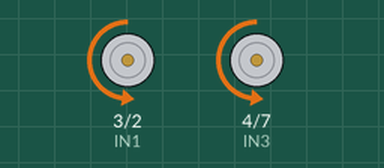
A sketch run on a simulated Arduino Uno, built with avr-gcc and run on an emulated ATmega328P. Shown: motor-driver pin pairs drawn as motors (green arrow = first pin HIGH = forward, orange = second pin HIGH = backward, longer = more drive, scaled by the enable pin).

Above: at 0.5 s.
At 1.5 s:
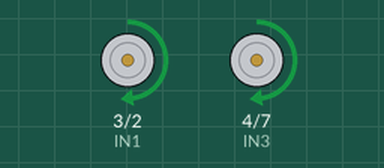
At 2.5 s:
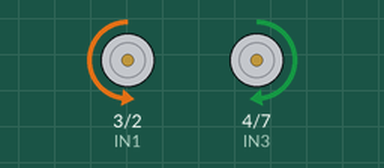
At 5.0 s:
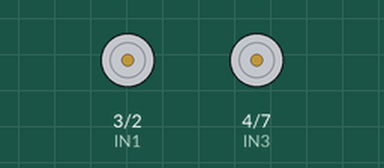
Timing chart, 0 to 7.8 s (numbered marks = the images above):
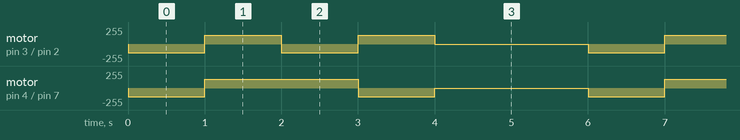

Measured:
- by itself, motor on pin 4 (IN3) / pin 7 (IN4): repeats every 6.0 s: forward 130/255 2.0 s, backward 130/255 1.0 s, stopped 2.0 s, backward 130/255 1.0 s
- by itself, motor on pin 3 (IN1) / pin 2 (IN2): repeats every 6.0 s: forward 130/255 1.0 s, backward 130/255 1.0 s, forward 130/255 1.0 s, stopped 2.0 s, backward 130/255 1.0 s

The sketch:

20221129.ino
```cpp
//3,4 번 핀은 모터제어에 관한 핀
#define IN1 3 //
#define IN2 2 //

#define IN3 4
#define IN4 7

//5,6 pin 모터의 힘을 설정
#define ENA 5

#define ENB 6


void setup() {
  pinMode(IN1, OUTPUT);
  pinMode(IN2, OUTPUT);

  pinMode(IN3, OUTPUT);
  pinMode(IN4, OUTPUT);

}


void loop() {

digitalWrite(IN1, LOW);
digitalWrite(IN2, HIGH);
digitalWrite(IN3, LOW);
digitalWrite(IN4, HIGH);
analogWrite(ENA, 130); //5번 핀에 130힘을 설정
analogWrite(ENB, 130); // "
delay(1000);

//후진->HIGH,LOW를 반전
digitalWrite(IN1, HIGH);
digitalWrite(IN2, LOW);
digitalWrite(IN3, HIGH);
digitalWrite(IN4, LOW);
analogWrite(ENA, 130);
analogWrite(ENB, 130);
delay(1000);

//우회전
digitalWrite(IN1, LOW);
digitalWrite(IN2, HIGH);
digitalWrite(IN3, HIGH);
digitalWrite(IN4, LOW);
analogWrite(ENA, 130);
analogWrite(ENB, 130);
delay(1000);

//좌회전
digitalWrite(IN1, HIGH);
digitalWrite(IN2, LOW);
digitalWrite(IN3, LOW);
digitalWrite(IN4, HIGH);
analogWrite(ENA, 130);
analogWrite(ENB, 130);
delay(1000);

analogWrite(ENA, 0);
analogWrite(ENB, 0);
delay(2000);


}
```
